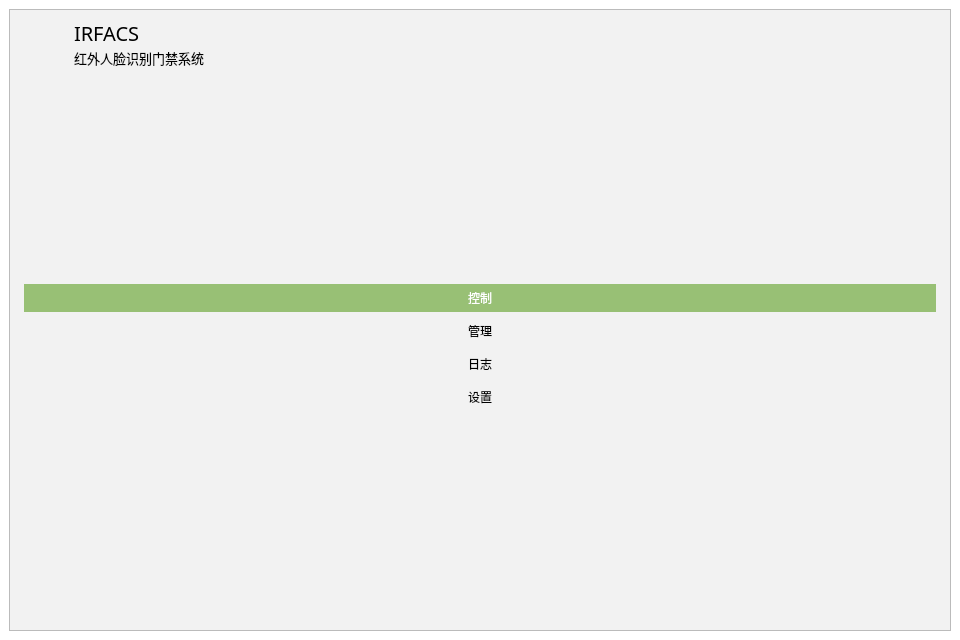
<?xml version="1.0" encoding="UTF-8"?>
<ui version="4.0">
 <class>MainWindow</class>
 <widget class="QMainWindow" name="MainWindow">
  <property name="geometry">
   <rect>
    <x>0</x>
    <y>0</y>
    <width>960</width>
    <height>640</height>
   </rect>
  </property>
  <property name="windowTitle">
   <string>IRFACS</string>
  </property>
  <property name="windowIcon">
   <iconset resource="../assets/assets.qrc">
    <normaloff>:/images/images/logo.png</normaloff>:/images/images/logo.png</iconset>
  </property>
  <property name="windowOpacity">
   <double>1.000000000000000</double>
  </property>
  <property name="styleSheet">
   <string notr="true">background-color: rgb(255,255,255)</string>
  </property>
  <widget class="QWidget" name="centralwidget">
   <layout class="QHBoxLayout" name="horizontalLayout_2" stretch="0,1">
    <item>
     <widget class="QFrame" name="frame">
      <property name="styleSheet">
       <string notr="true">background: rgb(242, 242, 242)</string>
      </property>
      <property name="frameShape">
       <enum>QFrame::StyledPanel</enum>
      </property>
      <property name="frameShadow">
       <enum>QFrame::Raised</enum>
      </property>
      <layout class="QVBoxLayout" name="verticalLayout_2">
       <property name="spacing">
        <number>5</number>
       </property>
       <item>
        <layout class="QHBoxLayout" name="horizontalLayout">
         <item>
          <widget class="QLabel" name="logo">
           <property name="minimumSize">
            <size>
             <width>50</width>
             <height>50</height>
            </size>
           </property>
           <property name="maximumSize">
            <size>
             <width>50</width>
             <height>50</height>
            </size>
           </property>
           <property name="text">
            <string/>
           </property>
           <property name="pixmap">
            <pixmap resource="../assets/assets.qrc">:/images/images/logo.png</pixmap>
           </property>
           <property name="scaledContents">
            <bool>true</bool>
           </property>
          </widget>
         </item>
         <item>
          <layout class="QVBoxLayout" name="verticalLayout">
           <property name="spacing">
            <number>0</number>
           </property>
           <item>
            <widget class="QLabel" name="titleEN">
             <property name="font">
              <font>
               <family>思源黑体 CN Bold</family>
               <pointsize>15</pointsize>
               <weight>9</weight>
               <italic>false</italic>
               <bold>false</bold>
              </font>
             </property>
             <property name="styleSheet">
              <string notr="true">font: 75 15pt &quot;思源黑体 CN Bold&quot;;</string>
             </property>
             <property name="text">
              <string>IRFACS</string>
             </property>
            </widget>
           </item>
           <item>
            <widget class="QLabel" name="titleEN_2">
             <property name="font">
              <font>
               <family>思源黑体 CN Regular</family>
               <pointsize>10</pointsize>
               <weight>50</weight>
               <italic>false</italic>
               <bold>false</bold>
              </font>
             </property>
             <property name="styleSheet">
              <string notr="true">font:10pt &quot;思源黑体 CN Regular&quot;;</string>
             </property>
             <property name="text">
              <string>红外人脸识别门禁系统</string>
             </property>
            </widget>
           </item>
          </layout>
         </item>
        </layout>
       </item>
       <item>
        <spacer name="verticalSpacer">
         <property name="orientation">
          <enum>Qt::Vertical</enum>
         </property>
         <property name="sizeHint" stdset="0">
          <size>
           <width>20</width>
           <height>153</height>
          </size>
         </property>
        </spacer>
       </item>
       <item>
        <widget class="QPushButton" name="controlbtn">
         <property name="enabled">
          <bool>false</bool>
         </property>
         <property name="styleSheet">
          <string notr="true">QPushButton{
  padding: 5px 5px;
  margin: 0px 5px;
  border-radius: 15px;
  font: 16pt &quot;思源黑体 CN Regular&quot;;
}

QPushButton:disabled{
  background-color: rgb(152, 192, 117);
  color: rgb(255, 255, 255);
}

QPushButton:hover{
  background-color: rgb(228, 232, 236);
}</string>
         </property>
         <property name="text">
          <string>控制</string>
         </property>
         <property name="default">
          <bool>false</bool>
         </property>
         <property name="flat">
          <bool>true</bool>
         </property>
        </widget>
       </item>
       <item>
        <widget class="QPushButton" name="managebtn">
         <property name="styleSheet">
          <string notr="true">QPushButton{
  padding: 5px 5px;
  margin: 0px 5px;
  border-radius: 15px;
  font: 16pt &quot;思源黑体 CN Regular&quot;;
}

QPushButton:disabled{
  background-color: rgb(152, 192, 117);
  color: rgb(255, 255, 255);
}

QPushButton:hover{
  background-color: rgb(228, 232, 236);
}</string>
         </property>
         <property name="text">
          <string>管理</string>
         </property>
         <property name="flat">
          <bool>true</bool>
         </property>
        </widget>
       </item>
       <item>
        <widget class="QPushButton" name="logsbtn">
         <property name="styleSheet">
          <string notr="true">QPushButton{
  padding: 5px 5px;
  margin: 0px 5px;
  border-radius: 15px;
  font: 16pt &quot;思源黑体 CN Regular&quot;;
}

QPushButton:disabled{
  background-color: rgb(152, 192, 117);
  color: rgb(255, 255, 255);
}

QPushButton:hover{
  background-color: rgb(228, 232, 236);
}</string>
         </property>
         <property name="text">
          <string>日志</string>
         </property>
         <property name="flat">
          <bool>true</bool>
         </property>
        </widget>
       </item>
       <item>
        <widget class="QPushButton" name="settingsbtn">
         <property name="enabled">
          <bool>true</bool>
         </property>
         <property name="styleSheet">
          <string notr="true">QPushButton{
  padding: 5px 5px;
  margin: 0px 5px;
  border-radius: 15px;
  font: 16pt &quot;思源黑体 CN Regular&quot;;
}

QPushButton:disabled{
  background-color: rgb(152, 192, 117);
  color: rgb(255, 255, 255);
}

QPushButton:hover{
  background-color: rgb(228, 232, 236);
}</string>
         </property>
         <property name="text">
          <string>设置</string>
         </property>
         <property name="flat">
          <bool>true</bool>
         </property>
        </widget>
       </item>
       <item>
        <spacer name="verticalSpacer_2">
         <property name="orientation">
          <enum>Qt::Vertical</enum>
         </property>
         <property name="sizeHint" stdset="0">
          <size>
           <width>20</width>
           <height>153</height>
          </size>
         </property>
        </spacer>
       </item>
      </layout>
     </widget>
    </item>
    <item>
     <layout class="QGridLayout" name="contentlayout"/>
    </item>
   </layout>
  </widget>
 </widget>
 <resources>
  <include location="../assets/assets.qrc"/>
 </resources>
 <connections/>
</ui>
